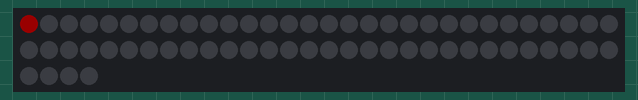
Simulated run of this sketch. Board: Arduino Uno, built with avr-gcc and run on an emulated ATmega328P. Parts: 64 RGB LEDs in strip order, left to right, continuing on the next row. Dim RGB values are drawn brighter than linear.

Above: at 0.05 s.
At 1.59 s:
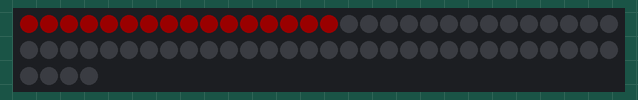
At 3.23 s:
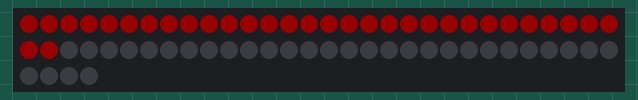
At 6.52 s:
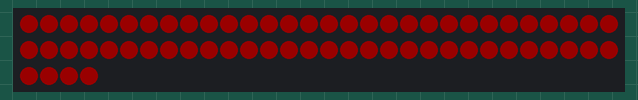
At 9.29 s:
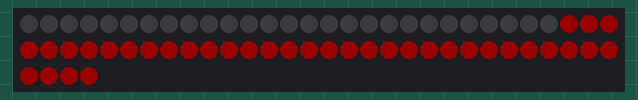
At 12.06 s:
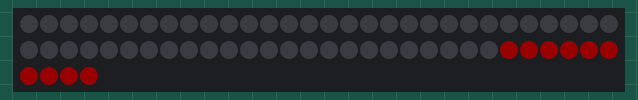

Measured:
- by itself, everything shown: repeats every 13.1 s, in 128 steps

The sketch:

neo4.ino
```cpp
#include <Adafruit_NeoPixel.h>
Adafruit_NeoPixel strip(64, 6);

int colors[2][3]{
  {255, 0, 0}, //red
  {0, 0, 0} //black
  };

int whichColor = 0;

void setup() {
strip.begin();
strip.clear();
strip.setBrightness(25);
}

void loop() {
  for (int i = 0; i < strip.numPixels(); i++){
    int red = colors[whichColor][0];
    int green = colors[whichColor][1];
    int blue = colors[whichColor][2];
  strip.setPixelColor(i, red, green, blue);
    strip.show();
  delay(100);
  }

  whichColor = (whichColor + 1) % 2;


}
```
